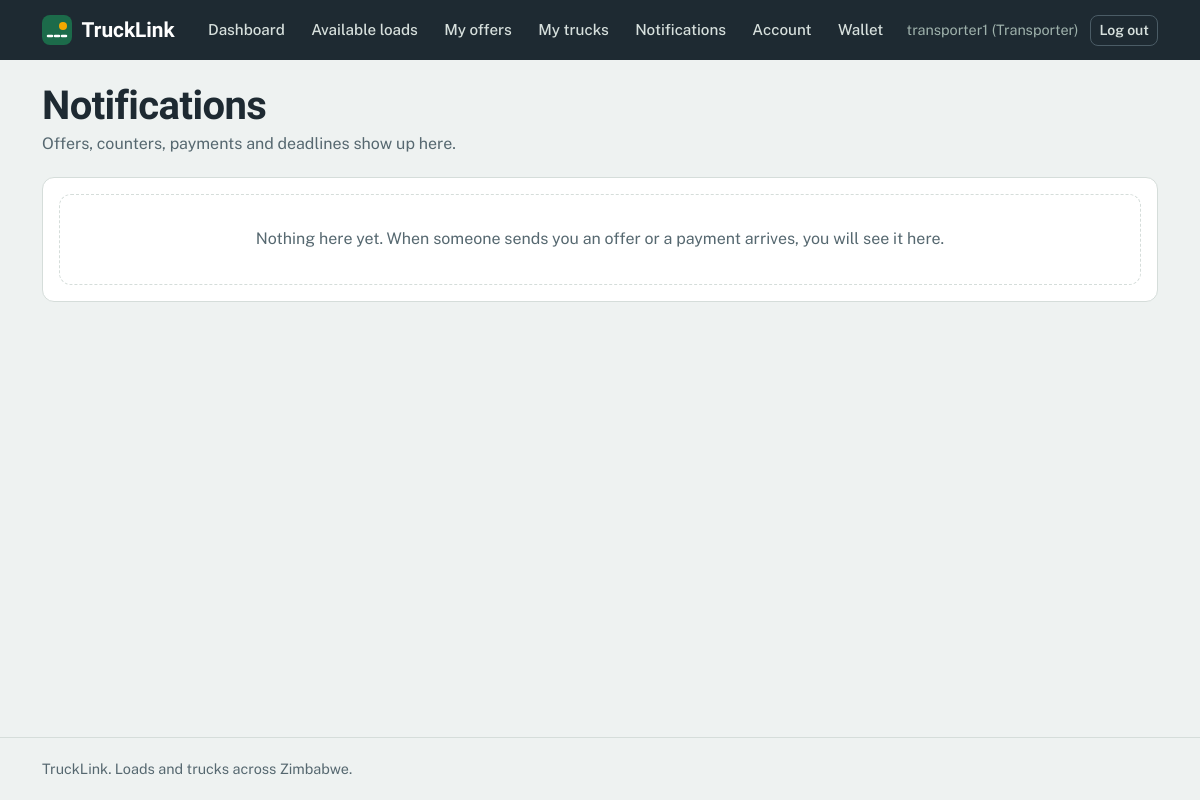
The app's page /accounts/notifications/ (signed in), older data.
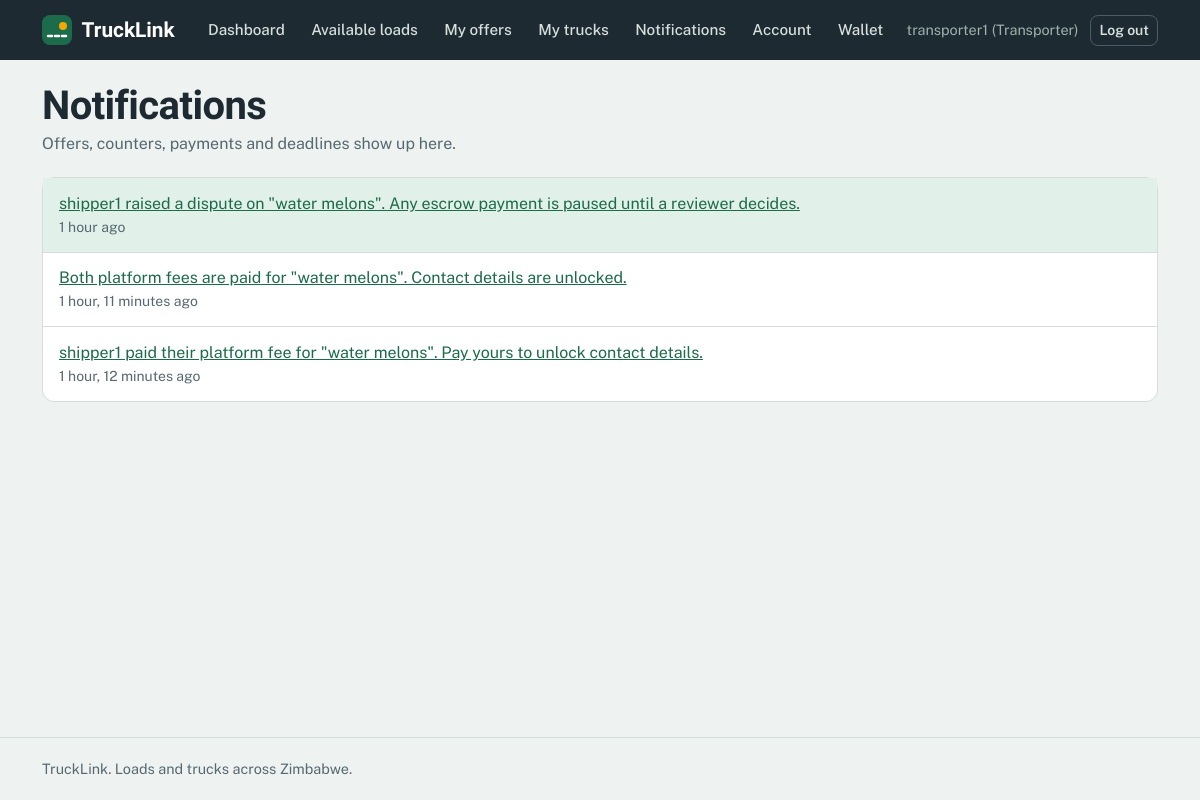
The same page, newer data.
### accounts/models.py (models this page shows, shortened)
class Notification(models.Model):
    user = models.ForeignKey(settings.AUTH_USER_MODEL, on_delete=models.CASCADE,
                             related_name='notifications')
    message = models.CharField(max_length=255)
    url = models.CharField(max_length=255, blank=True)
    is_read = models.BooleanField(default=False)
    created_at = models.DateTimeField(auto_now_add=True)
    class Meta:
        ordering = ['-created_at']

### accounts/views.py (the view)
# urls.py: path('notifications/', views.notifications, name='notifications'),
@login_required
def notifications(request):
    items = list(request.user.notifications.all()[:50])
    request.user.notifications.filter(is_read=False).update(is_read=True)
    return render(request, 'accounts/notifications.html', {'items': items})

### accounts/templatetags/notify_tags.py (called while the page is built)
@register.simple_tag
def unread_count(user):
    if not user.is_authenticated:
        return 0
    return user.notifications.filter(is_read=False).count()

### accounts/templates/accounts/notifications.html (shortened to what this page needs)
{% extends 'base.html' %}
{% block content %}
<div class="page-head">
  <h1>Notifications</h1>
  <p class="muted mb-0">Offers, counters, payments and deadlines show up here.</p>
</div>
<div class="card">
  {% for n in items %}
  <div class="note {% if not n.is_read %}unread{% endif %}">
    {% if n.url %}<a href="{{ n.url }}">{{ n.message }}</a>{% else %}{{ n.message }}{% endif %}
    <div class="small muted">{{ n.created_at|timesince }} ago</div>
  </div>
  {% empty %}
  <div class="empty m-3">Nothing here yet. When someone sends you an offer or a payment arrives, you will see it here.</div>
  {% endfor %}
</div>
{% endblock %}

Row changes from the older to the newer data that the page shows:
added Notification: message "shipper1 raised a dispute on \"water melons\". Any escrow payment is paused until a reviewer decides.", created_at "1 hour", is_read False (drawn)
added Notification: message "Both platform fees are paid for \"water melons\". Contact details are unlocked.", created_at "1 hour, 11 minutes"
added Notification: message "shipper1 paid their platform fee for \"water melons\". Pay yours to unlock contact details.", created_at "1 hour, 12 minutes"
Text that changed along with them:
text no longer shown: "Nothing here yet. When someone sends you an offer or a payment arrives, you will see it here."
